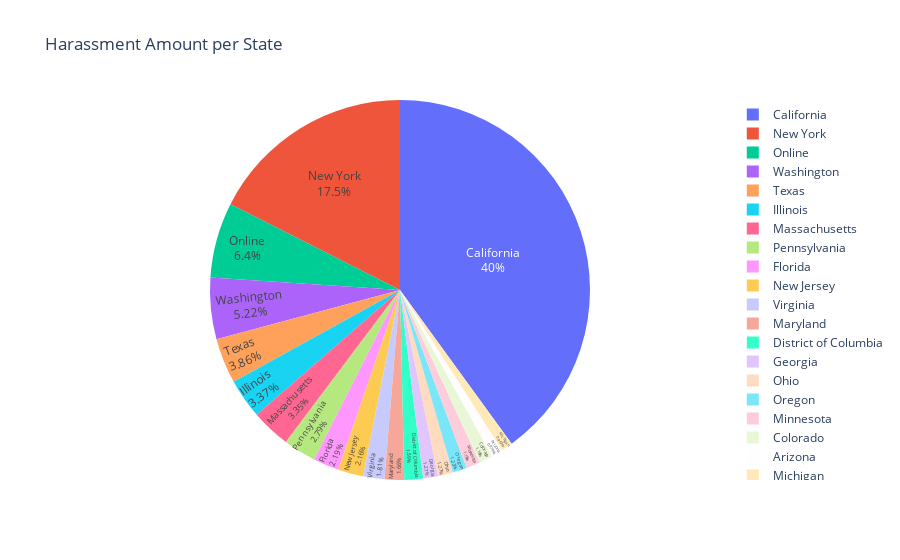

Write notebook code for a chart like this one.
### Code cell
# pie chart for data_type to show harasment amount per state
pie1 = state_type.copy()
pie1['Harassment'] = pie1[['Verbal harassment',
       'Threat of harm to person', 'Behavioral harassment',
       'Written, visual, or auditory materials', 'Following or stalking',
       'Call ICE or police', 'Other or unspecified harassment',
       'Threat of harm to property']].sum(axis = 1)

pie1 = pie1[['state', 'Harassment']].drop(index = 20, axis = 0)

#make pie chart
fig = px.pie(pie1, values='Harassment', names='state', title='Harassment Amount per State')
#make pie chart pretty
fig.update_traces(textposition='inside', textinfo='percent+label')

fig.show()

### Figure 1 — Plotly figure (JSON) as saved in the notebook; plotly's stock layout.template omitted (floating-point values rounded to 4 significant figures)
{"data": [{"domain": {"x": [0, 1], "y": [0, 1]}, "hovertemplate": "state=%{label}<br>Harassment=%{value}<extra></extra>", "labels": ["Arizona", "California", "Colorado", "District of Columbia", "Florida", "Georgia", "Illinois", "Maryland", "Massachusetts", "Michigan", "Minnesota", "New Jersey", "New York", "Ohio", "Online", "Oregon", "Pennsylvania", "Texas", "Virginia", "Washington"], "legendgroup": "", "name": "", "showlegend": true, "textinfo": "percent+label", "textposition": "inside", "type": "pie", "values": [122, 4986, 145, 198, 273, 158, 420, 207, 417, 120, 148, 269, 2187, 158, 798, 153, 348, 481, 226, 651]}], "layout": {"legend": {"tracegroupgap": 0}, "title": {"text": "Harassment Amount per State"}}}
